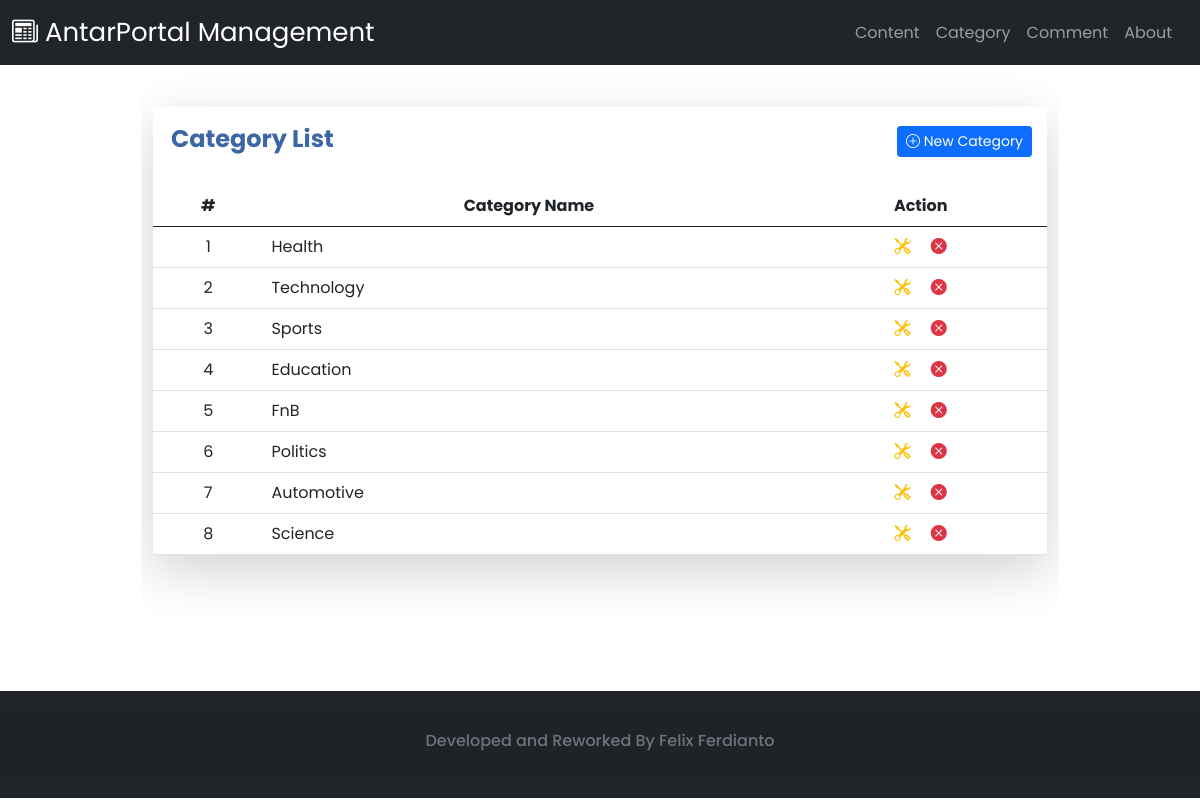
The app's page /index.php/category with its own data.
### tables this page shows
CREATE TABLE `category` (
  `categoryId` int(11) NOT NULL,
  `categoryName` varchar(100) NOT NULL
);

### application/controllers/Category.php (called while the page is built, shortened)
<?php
class Category extends CI_Controller
{
	public function __construct()
	{
		$this->load->model('categoryModel');
		$this->load->library('form_validation');
	}
	public function index()
	{
		$data['id'] = "";
		$data['navbar'] = $this->load->view('template/navbar.php', NULL, TRUE);
		$data['css'] = $this->load->view('include/style.php', NULL, TRUE);
		$data['js'] = $this->load->view('include/script.php', NULL, TRUE);
		$data['footer'] = $this->load->view('template/footer.php', NULL, TRUE);
		$data['category'] = $this->categoryModel->getAllCategory();
		$data['title'] = "Category Lists";
		$data['error'] = "";
		$data['modal'] = "";
		$this->load->view('pages/category/main.php', $data);
	}
}

### index.php (called while the page is built, shortened)
<?php
require_once BASEPATH.'core/CodeIgniter.php';

### application/models/CategoryModel.php (called while the page is built, shortened)
<?php
class categoryModel extends CI_Model
{
    public function getAllCategory()
    {
        $query = $this->db->get('category');
        return $query->result_array();
    }
}

### application/views/pages/category/main.php (the view, shortened to what this page needs)
<!DOCTYPE html>
<html lang="en">
<head>
    <?= $css; ?>
</head>
<body>
    <?= $navbar; ?>
    <br>
    <div class="row">
        <div class="col-lg-9 mx-auto">
            <div class="bg-white rounded-lg shadow-lg p-7">
                <h4 class="bluetext" style="padding-top:2%;margin-left:2%;margin-top:2%"><b>Category List</b></h4>
                <button class="btn btn-sm btn-primary addBtn" data-bs-toggle="modal" data-bs-target="#add"><i class="bi bi-plus-circle"></i> New Category</button>
                <br>
                <div class="tab-content">
                    <div class="tab-pane fade show active" id="nav-tab-card">
                        <table class="table table-hover" cellspacing="0" style="width: 100%;">
                            <thead>
                                <tr>
                                    <th class="text-center">#</th>
                                    <th class="text-center">Category Name</th>
                                    <th class="text-center">Action</th>
                                </tr>
                            </thead>
                            <tbody>
                                <?php
                                $i = 1;
                                foreach ($category as $c) : ?>
                                    <tr>
                                        <td class="text-center"><?= $i ?></td>
                                        <td><?= $c['categoryName'] ?></td>
                                        <td class="text-center">
                                            <a href="<?= base_url("Category/showEditForm/"), $c['categoryId']; ?>" data-bs-toggle="tooltip" data-bs-placement="top" title="Edit this Category"><i class="bi bi-tools me-3 editBtn"></i></a>
                                            <a href="<?= base_url("Category/deleteCategory/"), $c['categoryId'] ?>" data-bs-toggle="tooltip" data-bs-placement="top" title="Delete this Category" onclick="return confirm('Are you sure want to delete this category?')"><i class="bi bi-x-circle-fill deleteBtn"></i></a>
                                        </td>
                                    </tr>
                                <?php
                                    $i++;
                                endforeach; ?>
                            </tbody>
                        </table>
                    </div>
                </div>
            </div>
        </div>
    </div>
    <br>
    <br>
    <br>
    <br>
    <br>
    <?= $footer ?>
</body>

### assets/css/additionalCss.css (style rules this page uses)
* { font-family: 'Poppins'; margin:0; padding: 0; box-sizing: border-box; }

### application/views/pages/category/main.php (style rules this page uses)
* { overflow-x: clip; }
.editBtn { color: #ffc107; transition: 0.3s; }
.deleteBtn { color: #dc3545; transition: 0.3s; }
.bluetext { color: #3d66a7; text-decoration: none; }
.addBtn { float: right; margin-bottom: 2%; margin-right: 15px; margin-top: -4%; }

### records on screen
category: categoryName "Health"
category: categoryName "Technology"
category: categoryName "Sports"
category: categoryName "Education"
category: categoryName "FnB"
category: categoryName "Politics"
category: categoryName "Automotive"
category: categoryName "Science"
